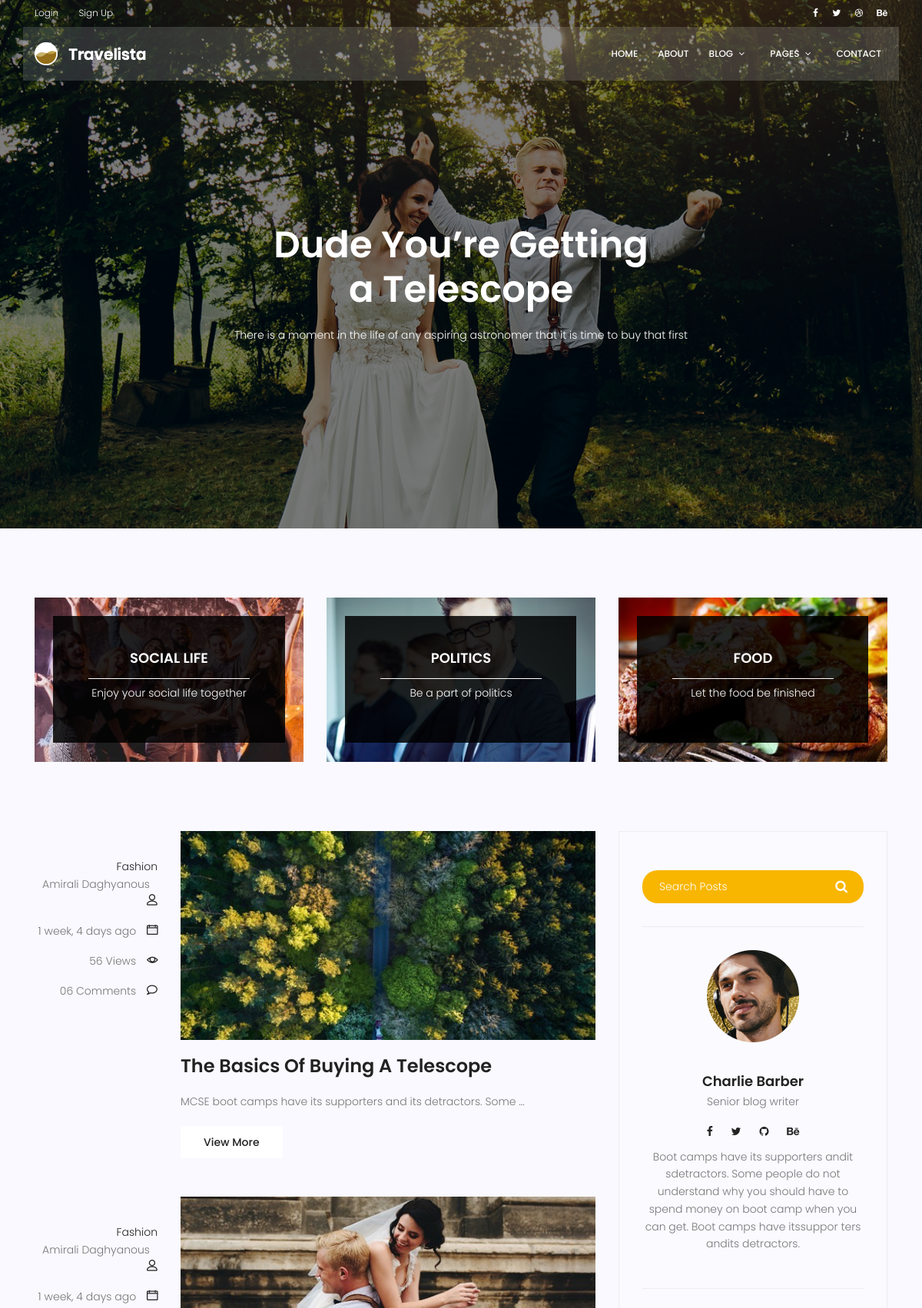
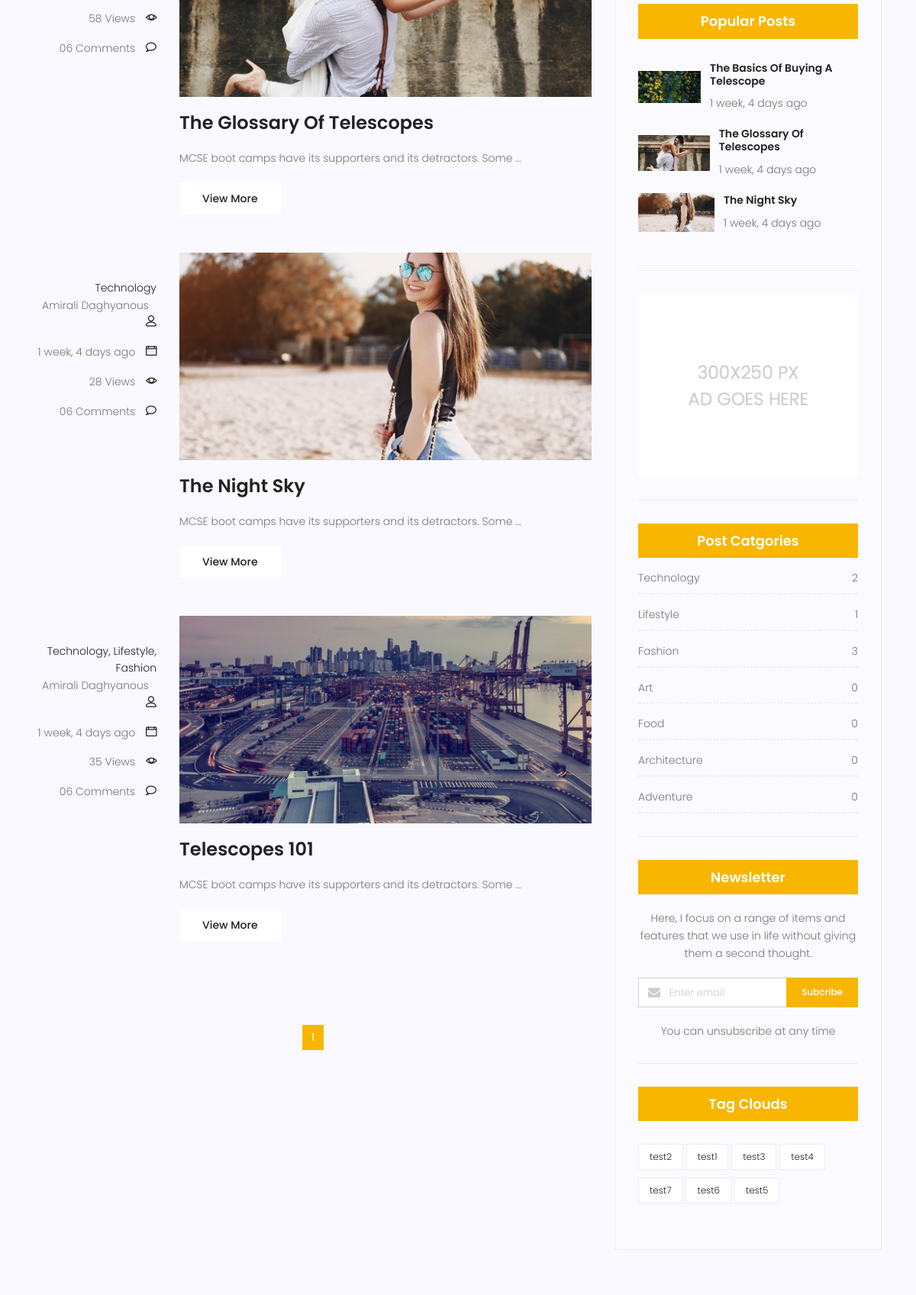
Screenshot of /blog-home/ (upper part) with the database file from the repository (2 pictures, top to bottom).
### Blog/models.py (models this page shows, shortened)
class Category(models.Model):
    name=models.CharField(max_length=250)
    def __str__(self):
        return self.name

class Post(models.Model):
    title=models.CharField(max_length=250)
    content=models.TextField(max_length=250)
    author=models.ForeignKey(User,on_delete=models.SET_NULL,null=True)
    category=models.ManyToManyField(Category)
    create_date=models.DateTimeField(auto_now_add=True)
    published_date=models.DateTimeField(default=timezone.now)
    image=models.ImageField(upload_to='blog',default='blog/default.jpg')
    status=models.BooleanField(default=False)
    counted_views=models.IntegerField(default=0)
    tags = TaggableManager()

### Blog/views.py (the view)
# urls.py: path('blog-home/',bloghome,name="bloghome"),
def bloghome(request,cat=None, tag_names=None):
    post = Post.objects.filter(published_date__lte=timezone.now(),status=True)
    if cat:
        post=post.filter(category__name=cat)
    if  tag_names:
        post=post.filter(tags__name= tag_names)
    post = Paginator(post, 10)
    page = request.GET.get("page")
    post=post.get_page(page)
    context = {'posts': post}
    return render(request, 'Blog/blog-home.html', context)

### Blog/templatetags/blog_tags.py (called while the page is built)
@register.inclusion_tag('Blog/blog-popularposts.html')
def popularpost(arg=3):
    postss=Post.objects.filter( published_date__lte=timezone.now(), status=True).order_by('published_date')[:arg]
    return {'posts':postss}

@register.inclusion_tag('Blog/blog-category.html')
def categories():
    postss=Post.objects.filter( published_date__lte=timezone.now(), status=True)
    categories=Category.objects.all()
    cat_dict = {}
    for name in categories:
        cat_dict[name]=postss.filter(category=name).count()
    return {'categories':cat_dict}

@register.inclusion_tag('Blog/blog-tags.html')
def blog_tags(list=None):
    if list:
        tags=list
    else:
        tags=Tag.objects.all()
    return {'tags':tags}

### templates/Blog/blog-home.html (shortened to what this page needs)
{% extends 'base.html' %}
{% load static %}
{% load blog_tags %}
{% load humanize %}
{% block banner_area %}
<section class="banner-area relative blog-home-banner" id="home">
    <div class="overlay overlay-bg"></div>
    <div class="container">
        <div class="row d-flex align-items-center justify-content-center">
            <div class="about-content blog-header-content col-lg-12">
                <h1 class="text-white">
                    Dude You’re Getting
                    a Telescope
                </h1>
                <p class="text-white">
                    There is a moment in the life of any aspiring astronomer that it is time to buy that first
                </p>
            </div>
        </div>
    </div>
</section>
{% endblock %}
{% block widget-area%}
<section class="top-category-widget-area pt-90 pb-90 ">
    <div class="container">
        <div class="row">
            <div class="col-lg-4">
                <div class="single-cat-widget">
                    <div class="content relative">
                        <div class="overlay overlay-bg"></div>
                        <a href="#" target="_blank">
                            <div class="thumb">
                                <img class="content-image img-fluid d-block mx-auto"
                                     src=" {% static "img/blog/cat-widget1.jpg" %}" alt="">
                            </div>
                            <div class="content-details">
                                <h4 class="content-title mx-auto text-uppercase">Social life</h4>
                                <span></span>
                                <p>Enjoy your social life together</p>
                            </div>
                        </a>
                    </div>
                </div>
            </div>
            <div class="col-lg-4">
                <div class="single-cat-widget">
                    <div class="content relative">
                        <div class="overlay overlay-bg"></div>
                        <a href="#" target="_blank">
                            <div class="thumb">
                                <img class="content-image img-fluid d-block mx-auto"
                                     src=" {% static "img/blog/cat-widget2.jpg" %}" alt="">
                            </div>
                            <div class="content-details">
                                <h4 class="content-title mx-auto text-uppercase">Politics</h4>
                                <span></span>
                                <p>Be a part of politics</p>
                            </div>
                        </a>
                    </div>
                </div>
            </div>
            <div class="col-lg-4">
                <div class="single-cat-widget">
                    <div class="content relative">
                        <div class="overlay overlay-bg"></div>
                        <a href="#" target="_blank">
                            <div class="thumb">
                                <img class="content-image img-fluid d-block mx-auto"
                                     src=" {% static "img/blog/cat-widget3.jpg" %}" alt="">
                            </div>
                            <div class="content-details">
                                <h4 class="content-title mx-auto text-uppercase">Food</h4>
                                <span></span>
                                <p>Let the food be finished</p>
                            </div>
                        </a>
                    </div>
                </div>
            </div>
        </div>
    </div>
</section>
{% endblock %}
{% block content%}
<section class="post-content-area">
    <div class="container">
        <div class="row">
            <div class="col-lg-8 posts-list">
                {% for post in posts %}
                    <div class="single-post row">
                        <div class="col-lg-3  col-md-3 meta-details">
                            <ul class="tags">
                                {% for cat in post.category.all %}
                                    <li><a href="{% url "category"  cat=cat.name %}">
                                        {{ cat.name }}{% if not forloop.last %},{% endif %}</a></li>
                                {% endfor %}
                                <div class="user-details row">
                                    <p class="user-name col-lg-12 col-md-12 col-6"><a
                                            href="#">{{ post.author.get_full_name }}</a> <span
                                            class="lnr lnr-user"></span></p>
                                    <p class="date col-lg-12 col-md-12 col-6"><a
                                            href="#">{{ post.published_date|naturaltime }}</a> <span
                                            class="lnr lnr-calendar-full"></span></p>
                                    <p class="view col-lg-12 col-md-12 col-6"><a href="#">{{ post.counted_views }}
                                        Views</a> <span class="lnr lnr-eye"></span></p>
                                    <p class="comments col-lg-12 col-md-12 col-6"><a href="#">06 Comments</a> <span
                                            class="lnr lnr-bubble"></span></p>
                                </div>
                            </ul>
                        </div>
                        <div class="col-lg-9 col-md-9 ">
                            <div class="feature-img">
                                <img class="img-fluid" src="{{ post.image.url }}" alt="">
                            </div>
                            <a class="posts-title" href="{% url 'blogsingle' pid=post.id %}"><h3>{{ post.title }}</h3>
                            </a>
                            <p class="excert">
                                {{ post.content|truncatewords_html:10 }}
                            </p>
                            <a href="{% url 'blogsingle' pid=post.id %}" class="primary-btn">View More</a>
                        </div>
                    </div>
                {% endfor %}
                <nav class="blog-pagination justify-content-center d-flex">
                    <ul class="pagination">
                        {% for i in posts.paginator.page_range %}
                            {% if posts.number == i %}
                                <li class="page-item active"><a href="?page={{ i }}" class="page-link">{{ i }}</a></li>
                            {% else %}
                                <li class="page-item"><a href="?page={{ i }}" class="page-link">{{ i }}</a></li>
                            {% endif %}
                        {% endfor %}
                    </ul>
                </nav>
            </div>
            <div class="col-lg-4 sidebar-widgets">
                <div class="widget-wrap">
                    {% include 'Blog/blog-search.html' %}
                    {% include 'Blog/blog-userinfo.html' %}
                    {% popularpost %}
                    {% include 'Blog/blog-ads.html' %}
                    {% categories %}
                    {% include 'Blog/blog-newsletter.html' %}
                    {% blog_tags %}
                </div>
            </div>
        </div>
    </div>
</section>
{% endblock %}

### templates/Blog/blog-popularposts.html
{% load static %}
{% load humanize %}
<div class="single-sidebar-widget popular-post-widget">
    <h4 class="popular-title">Popular Posts</h4>
    <div class="popular-post-list">
            {% for post in posts %}
        <div class="single-post-list d-flex flex-row align-items-center">
            <div class="thumb">
                <img class="img-fluid" src=" {{post.image.url}}" alt="">
            </div>
            <div class="details">
                <a href="{% url 'blogsingle' pid=post.id %}"><h6>{{ post.title}}</h6></a>
                <p>{{ post.published_date|naturaltime}}</p>
            </div>
        </div>
        {% endfor %}
    </div>
</div>

### templates/Blog/blog-category.html
{% load blog_tags %}
<div class="single-sidebar-widget post-category-widget">
    <h4 class="category-title">Post Catgories</h4>
    <ul class="cat-list">
        {% for name,count in categories.items %}
        <li>
            <a href="{% url "category"  cat=name.name %}" class="d-flex justify-content-between" >
                <p>{{ name }}</p>
                <p>{{ count }}</p>
            </a>
        </li>
        {% endfor  %}
    </ul>
</div>

### templates/Blog/blog-tags.html
<div class="single-sidebar-widget tag-cloud-widget">
    <h4 class="tagcloud-title">Tag Clouds</h4>
    <ul>
        {% for tag in tags %}
        <li><a href="{% url 'tags'  tag_names=tag.name %}">{{ tag.name }}</a></li>
        {% endfor %}
    </ul>
</div>

### rows the page displays
Post: author.get_full_name "Amirali Daghyanous", published_date "1 week, 4 days ago", counted_views "56", image (picture), title "The Basics Of Buying A Telescope", content "MCSE boot camps have its supporters and its detractors. Some …"
Category: name "Fashion", id "3"
Post: author.get_full_name "Amirali Daghyanous", published_date "1 week, 4 days ago", counted_views "58", image (picture), title "The Glossary Of Telescopes", content "MCSE boot camps have its supporters and its detractors. Some …"
Post: author.get_full_name "Amirali Daghyanous", published_date "1 week, 4 days ago", counted_views "28", image (picture), title "The Night Sky", content "MCSE boot camps have its supporters and its detractors. Some …"
Category: name "Technology", count "2"
Post: author.get_full_name "Amirali Daghyanous", published_date "1 week, 4 days ago", counted_views "35", image (picture), title "Telescopes 101", content "MCSE boot camps have its supporters and its detractors. Some …"
Category: name "Lifestyle", count "1"
Category: name "Art", count "0"
Category: name "Food", count "0"
Category: name "Architecture", count "0"
Category: name "Adventure", count "0"
Tag: name "test2"
Tag: name "test1"
Tag: name "test3"
Tag: name "test4"
Tag: name "test7"
Tag: name "test6"
Tag: name "test5"

### other values shown
{{ i }} "1"
